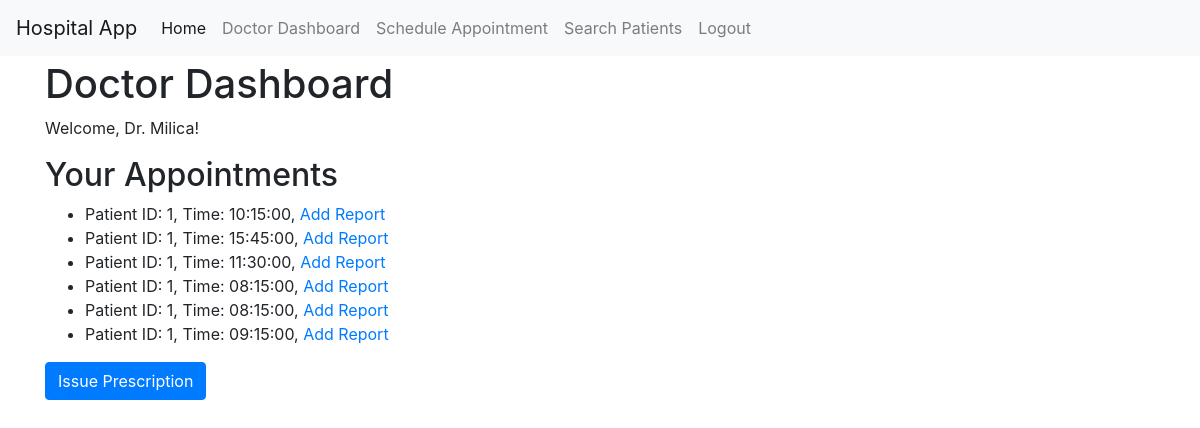
The app's page /doctor/dashboard (signed in), older data.
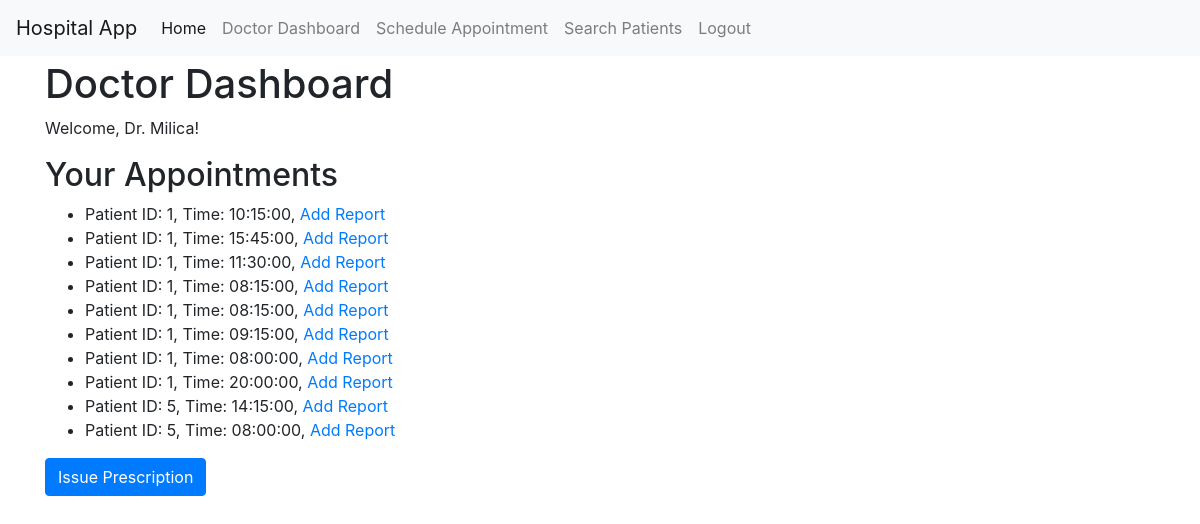
The same page, newer data.
### models.py (models this page shows, shortened)
class User(UserMixin, db.Model):
    __tablename__ = 'user'
    id = db.Column(db.Integer, primary_key=True)
    email = db.Column(db.String(120), index=True, unique=True, nullable=False)
    password_hash = db.Column(db.String(128), nullable=False)
    role = db.Column(db.String(20), default='patient', nullable=False)  # role: admin, doctor, patient
    appointments = db.relationship('Appointment', backref='doctor', lazy=True, foreign_keys='Appointment.doctor_id')  # Specify foreign key
    medical_records = db.relationship('MedicalRecord', backref='patient', lazy=True)
    name = db.Column(db.String(64), index=True)
    specialization = db.Column(db.String(100), nullable=True)
    position = db.Column(db.String(100), nullable=True)  # Staff

class Appointment(db.Model):
    __tablename__ = 'appointment'
    id = db.Column(db.Integer, primary_key=True)
    appointment_date = db.Column(db.Date, nullable=False)
    appointment_time = db.Column(db.Time, nullable=False)
    patient_id = db.Column(db.Integer, db.ForeignKey('user.id'), nullable=False)
    doctor_id = db.Column(db.Integer, db.ForeignKey('user.id'), nullable=False)
    medical_record_id = db.Column(db.Integer, db.ForeignKey('medical_record.id'))

### app.py (the view)
@app.route('/doctor/dashboard')
@login_required
def doctor_dashboard():
    if current_user.role != 'doctor':
        return "You are not authorized to access this page."
    appointments = Appointment.query.filter_by(doctor_id=current_user.id).all() # Get all appointments for the current doctor
    return render_template('doctor/dashboard.html', appointments=appointments)

### app.py (called while the page is built)
@login_manager.user_loader
def load_user(user_id):
    return db.session.get(User, int(user_id))

### templates/doctor/dashboard.html (shortened to what this page needs)
<!DOCTYPE html>
<html lang="en">
	<head>
	</head>
	<body>
		{% extends 'base.html' %} {% block content %}
		<h1>Doctor Dashboard</h1>
		<p>Welcome, Dr. {{ current_user.name }}!</p>
		<h2>Your Appointments</h2>
		{% if appointments %}
		<ul>
			{% for appointment in appointments %}
			<li>
				Patient ID: {{ appointment.patient_id }}, Time: {{
				appointment.appointment_time }},
				<a
					href="{{ url_for('add_report', appointment_id=appointment.id) }}"
					>Add Report</a
				>
			</li>
			{% endfor %}
		</ul>
		{% else %}
		<p>No appointments scheduled.</p>
		{% endif %}
		<a href="{{ url_for('issue_prescription') }}" class="btn btn-primary"
			>Issue Prescription</a
		>
		{% endblock %}

### templates/base.html (shortened to what this page needs)
<!DOCTYPE html>
<html lang="en">
	<head>
		<link
			rel="stylesheet"
			href="https://stackpath.bootstrapcdn.com/bootstrap/4.5.2/css/bootstrap.min.css"
		/>
	</head>
	<body>
		<nav class="navbar navbar-expand-lg navbar-light bg-light fixed-top">
			<a class="navbar-brand" href="/">Hospital App</a>
			<div class="collapse navbar-collapse" id="navbarNav">
				<ul class="navbar-nav">
					<li class="nav-item active">
						<a class="nav-link" href="/"
							>Home <span class="sr-only">(current)</span></a
						>
					</li>
					{% if current_user.is_authenticated %} {% if
					current_user.role == 'patient' %}
					<li class="nav-item">
						<a
							class="nav-link"
							href="{{ url_for('book_appointment') }}"
							>Book Appointment</a
						>
					</li>
					<li class="nav-item">
						<a class="nav-link" href="{{ url_for('profile') }}"
							>Profile</a
						>
					</li>
					<li class="nav-item">
						<a
							class="nav-link"
							href="{{ url_for('search_doctors') }}"
							>Search Doctors</a
						>
					</li>
					{% elif current_user.role == 'doctor' %}
					<li class="nav-item">
						<a
							class="nav-link"
							href="{{ url_for('doctor_dashboard') }}"
							>Doctor Dashboard</a
						>
					</li>
					<li class="nav-item">
						<a
							class="nav-link"
							href="{{ url_for('schedule_appointment') }}"
							>Schedule Appointment</a
						>
					</li>
					<li class="nav-item">
						<a
							class="nav-link"
							href="{{ url_for('search_patients') }}"
							>Search Patients</a
						>
					</li>
					{% endif %}
					<li class="nav-item">
						<a class="nav-link" href="{{ url_for('logout') }}"
							>Logout</a
						>
					</li>
					{% endif %}
				</ul>
			</div>
		</nav>
		<div class="container">{% block content %}{% endblock %}</div>
	</body>
</html>

### templates/base.html (style rules this page uses)
body { padding-top: 60px; }

Row changes from the older to the newer data that the page shows:
added Appointment: patient_id "1", appointment_time "08:00:00"
added Appointment: patient_id "1", appointment_time "20:00:00"
added Appointment: patient_id "5", appointment_time "14:15:00"
added Appointment: patient_id "5", appointment_time "08:00:00"
